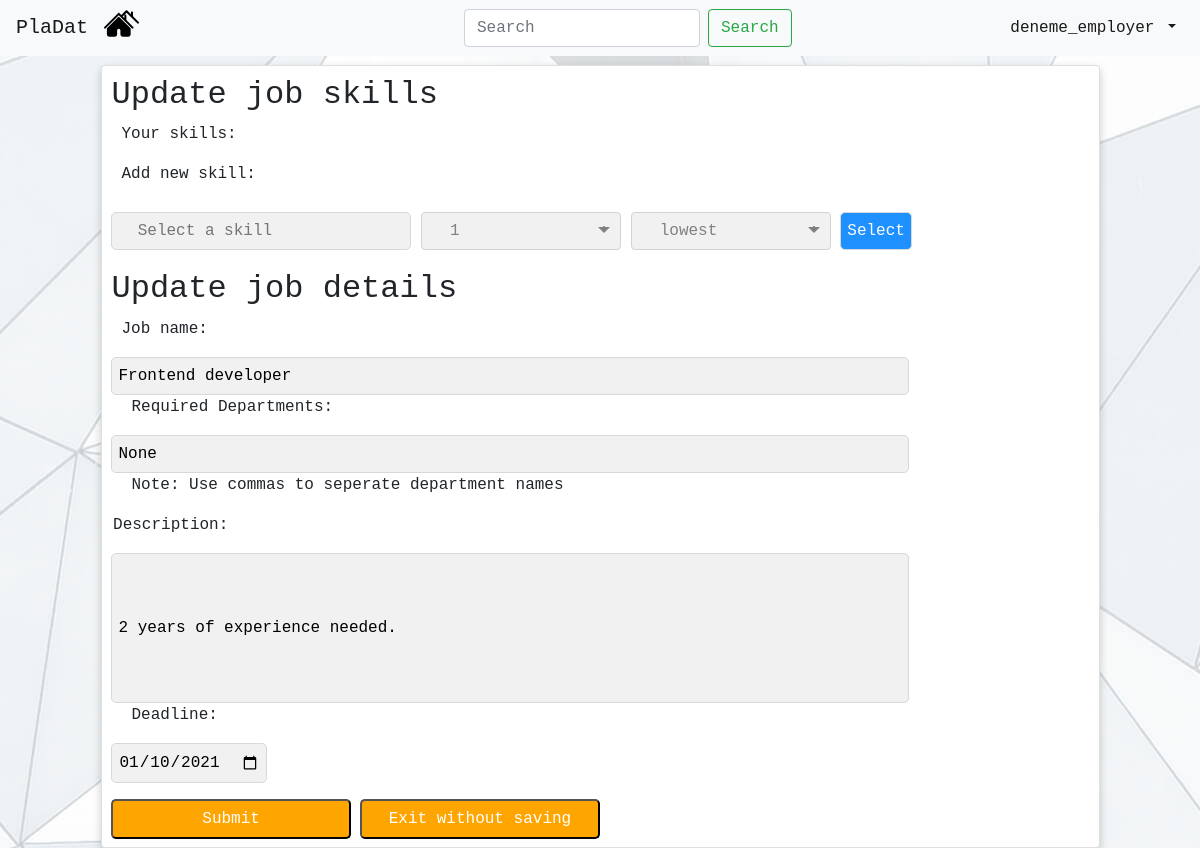
Before: /update-job/8 (signed in) with the older database file.
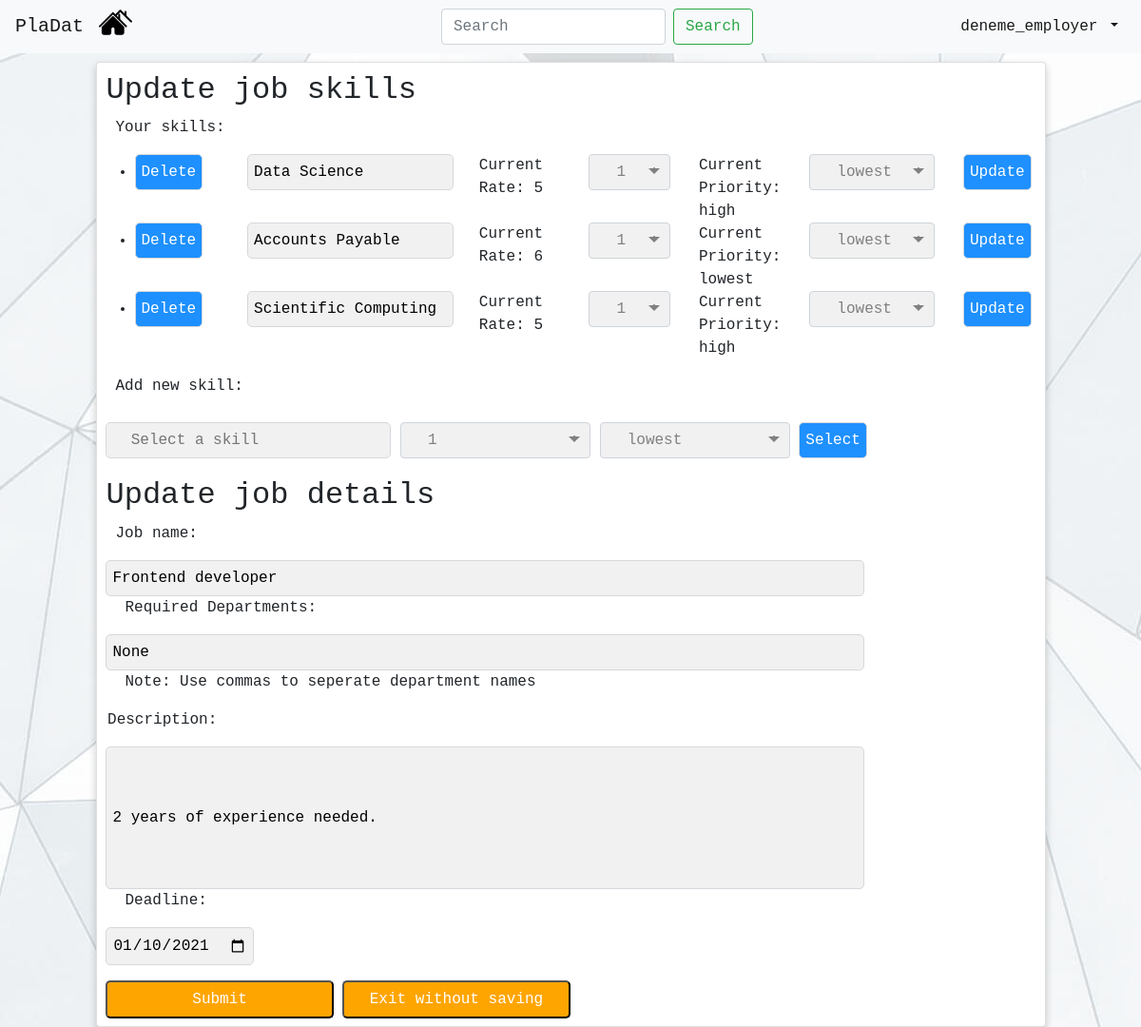
After: the same page with the newer database file.
### mainapp/models.py (models this page shows, shortened)
class Job(models.Model):
    employer = models.ForeignKey(Employer, on_delete=models.CASCADE,default=None) #employer_id
    job_title = models.CharField(max_length=100,default=None)
    job_description = models.CharField(max_length=100,default=None) #description
    publish_time = models.DateTimeField(auto_now_add=True, blank=True)
    due_date = models.DateField(default=None,null=True)
    req_departments = models.CharField(max_length=100,default=None,null=True)

class JobSkill(models.Model):
    job = models.ForeignKey(Job, on_delete=models.CASCADE,default=None)
    skill = models.ForeignKey(Skill, on_delete=models.CASCADE,default=None)
    rate = models.IntegerField(default=0)
    type = models.IntegerField(default=5)

class Skill(models.Model):
    skill = models.CharField(max_length=100,default=None)
    def __str__(self):
        return self.skill

### mainapp/views.py (the view, shortened to what this page needs)
# urls.py: path('update-job/<int:jobid>', views.update_job, name='update_job'),
@login_required
def update_job(request,jobid):
    userid = request.user.id
    username = request.user.username
    employer = Employer.objects.get(user_id=userid)
    job = Job.objects.get(id=jobid)
    if( job.employer != employer ):
        return HttpResponse('<b>You cannot update this job</b>')
    skills_database = []
    skills = Skill.objects.values_list()
    for i in range(len(skills)):
        skills_database.append(skills[i][1])
    job_skills = JobSkill.objects.filter(job=job)
    self_skill_array = []
    for skill in job_skills:
        self_skill_array.append(str(skill.skill))
    job_details = {
                    "title": job.job_title,
                    "description": job.job_description,
                    "duedate": job.due_date,
                    "req_dep": job.req_departments,
                }
    context = {
            'jobid' : jobid,
            'username': username,
            "skills_database": skills_database,
            "job_details": job_details,
            "job_skills": job_skills,
            "self_skill_array": self_skill_array,
        }
    return render(request, 'update_job.html', context)

### mainapp/templates/update_job.html (shortened to what this page needs)
{% extends 'navbar.html' %}
{% block content %}
<!DOCTYPE html>
<html lang="en">
<head>
    {% load static %}
    <link href="{% static "main.css" %}" rel="stylesheet"/>
    <link rel="stylesheet" href="https://maxcdn.bootstrapcdn.com/bootstrap/4.0.0/css/bootstrap.min.css">
    <link rel="stylesheet" href="https://cdnjs.cloudflare.com/ajax/libs/font-awesome/4.7.0/css/font-awesome.min.css">
</head>
<body>
    <div class="card">
        <h2 style="margin-left: 1%; margin-top: 1%">Update job skills</h2>
             <p> Your skills:</p>
              {% if job_skills %}
              <ul>
              {% for s in job_skills %}
                <li><form autocomplete="off" action="./{{jobid}}" method="post" name="skill_form"><div class="row">
                     <div class="col"><input type="submit" name="skill_form_delete" value="Delete" ></div>
                    <div class="col-3"><input readonly id="skill_" type="text" name="skill" value="{{ s.skill }}" style="margin-right: 3px; margin-left: 3px;"></div>
                    <div class="col">Current Rate: {{ s.rate}}</div>
                    <div class="col">
                    <div class="custom-select">
                      <select name="star">
                        <option value="1">1</option>
                      </select>
                    </div></div>
                    <div class="col">Current Priority:
                    {% if s.type == 1 %} lowest {% endif %}
                    {% if s.type == 4 %} high {% endif %}
                    {% if s.type == 5 %} highest {% endif %}</div>
                    <div class="col">
                     <div class="custom-select" >
                          <select name="type" >
                            <option value="1">lowest</option>
                          </select>
                        </div></div>
                      <div class="col"><input type="submit" name="skill_form_update" value="Update"></div>
                   </div></form></li>
                  {% endfor %}
              </ul>
            {% endif %}
            <form autocomplete="off" action="./{{jobid}}" method="post" name="skill_form">
            <p>Add new skill:</p>
            <div class="autocomplete" style="width:300px;">
              <input id="skill" type="text" name="skill" placeholder="  Select a skill">
            </div>
            <div class="custom-select" style="width:200px;">
              <select name="star">
                <option value="1">1</option>
              </select>
            </div>
             <div class="custom-select" style="width:200px;">
              <select name="type">
                <option value="1">lowest</option>
              </select>
            </div>
              <input type="submit" name="skill_form" value="Select">
        </form>
        <h2 style="margin-left: 1%; margin-top: 1%">Update job details</h2>
        <p> Job name: </p>
        <form method="post" name="job_form" action="./{{jobid}}" style="width: 80%; margin-left: 1%">
          <input id="title" type="text" name="title" value="{{ job_details.title }}">
          <p>Required Departments: </p>
          <input id="req_departments" type="text" name="req_departments" pattern="[A-Za-z ,]*" value="{{job_details.req_dep}}">
          <p> Note: Use commas to seperate department names</p>
          <p style="margin-left: 0.2%"> Description: </p>
          <input id="description" type="text" name="description" style="height: 150px;" value="{{ job_details.description }}">
          <p> Deadline: </p>
          <input id="duedate" type="date" name="duedate" value="{{ job_details.duedate|date:'Y-m-d' }}">
          <button type="submit" name="job_form"  style="margin-bottom: 1%">Submit</button>
          <button href="/profile/{{ user.id }}">Exit without saving</button>
        </form>
      </div>
</body>
</html>
{% endblock %}

### mainapp/templates/navbar.html (shortened to what this page needs)
<!doctype html>
<html lang="en">
  <head>
    {% load static %}
    <link rel="stylesheet" href="https://maxcdn.bootstrapcdn.com/bootstrap/4.0.0/css/bootstrap.min.css">
  </head>
  <body>
    <nav class="navbar navbar-expand-sm navbar-light bg-light fixed-top ">
        <a href="#" class="navbar-brand">PlaDat</a>
        <div class="navbar-collapse collapse w-100 order-1 order-md-0 dual-collapse2">
            <ul class="navbar-nav mr-auto">
                <li class="nav-item">
                    <a href="{% url 'index' %}"> <img style="width:35px; margin-top: -10px; margin-left: -1%;" src="{% static "two-houses.svg" %}"> </a>
                </li>
            </ul>
        </div>
        <div class="navbar-collapse collapse w-100 order-1 order-md-0 dual-collapse2">
          <form class="form-inline my-2 my-lg-0 ">
            <input class="form-control mr-sm-2 " type="search" placeholder="Search" aria-label="Search">
            <button class="btn btn-outline-success my-2 my-sm-0 " href="#" type="submit">Search</button>
          </form>
        </div>
        <div class="navbar-collapse collapse w-100 order-3 dual-collapse2">
            <ul class="navbar-nav ml-auto">
                <li class="nav-item dropdown">
                    <a class="nav-link dropdown-toggle active" href="#" id="navbarDropdown" role="button" data-toggle="dropdown" aria-haspopup="true" aria-expanded="false">
                      {{ user.username }}
                      </a>
                </li>
            </ul>
          </div>
    </nav>
    <div class="container">
      {% block content %}
      {% endblock %}
    </div>
    </body>
</html>

### mainapp/static/main.css (style rules this page uses)
* { box-sizing: border-box; }
body { font: 16px Arial; }
.autocomplete { margin-left: 1%; margin-bottom: 1%; margin-top: 1%; position: relative; display: inline-block; }
input { border-radius: 5px; border: 1px solid #D5D8DC; background-color: #f1f1f1; padding: 6px; font-size: 16px; }
input[type=text] { background-color: #f1f1f1; width: 100%; }
input[type=submit] { background-color: DodgerBlue; color: #fff; cursor: pointer; }
.custom-select { background-color: #f1f1f1 !important; position: relative !important; font-family: Arial !important; }
.custom-select select { background-color: #f1f1f1; display: none; }

### mainapp/templates/navbar.html (style rules this page uses)
* { font-family: "Lucida Console", "Courier New", monospace; }
.navbar { max-height: 65px; }

Changed rows visible on the page:
added JobSkill: skill "Data Science", rate "5", type "high"
added JobSkill: skill "Accounts Payable", rate "6", type "lowest"
added JobSkill: skill "Scientific Computing", rate "5", type "high"
